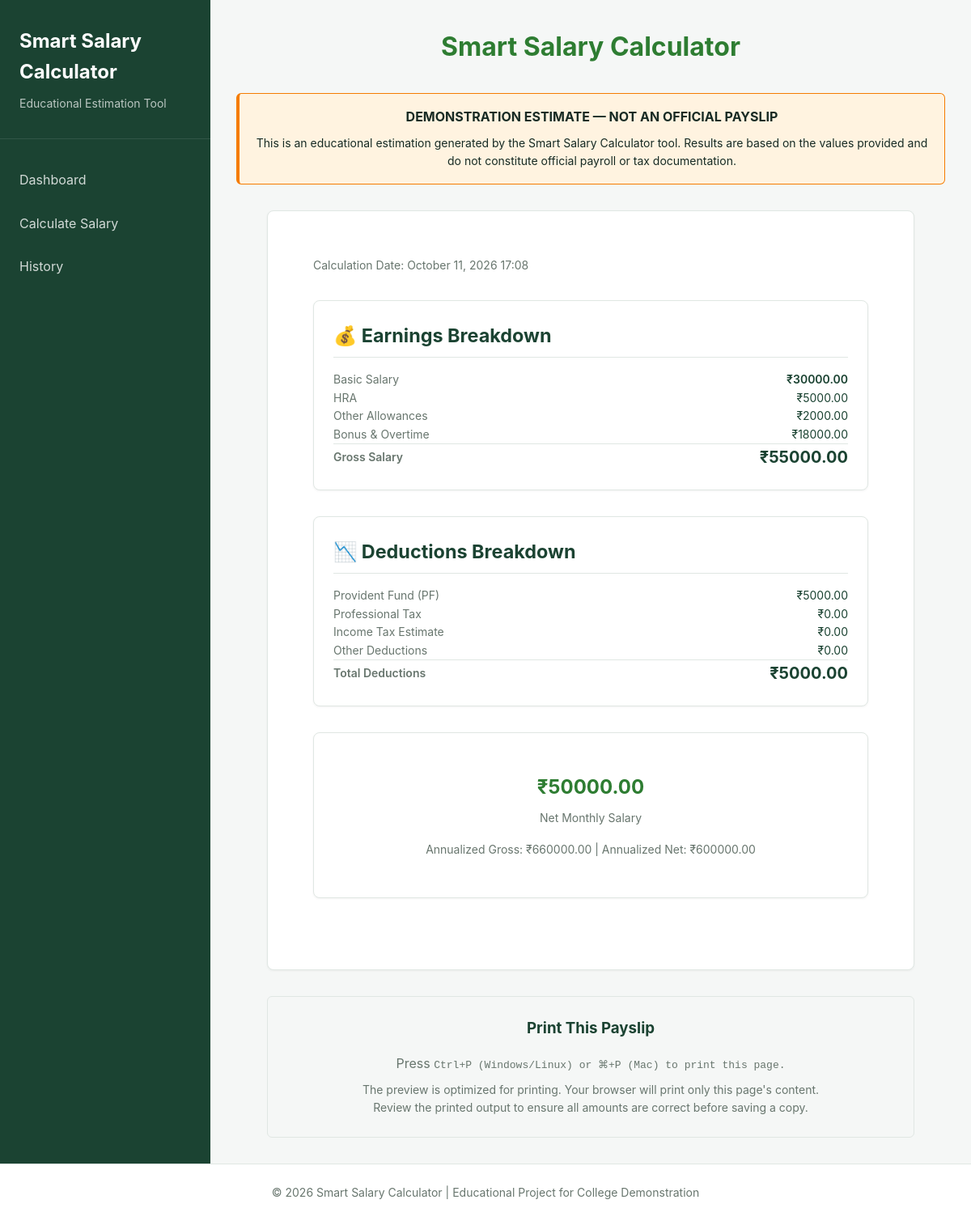
Page /calculation/9/payslip/ on the committed database.
### calculator/models.py (models this page shows, shortened)
class SalaryCalculation(models.Model):
    created_at = models.DateTimeField(
        auto_now_add=True, help_text="Timestamp when this calculation was created"
    )
    label = models.CharField(
        max_length=200,
        blank=True,
        null=True,
        help_text="Optional descriptive label for this calculation",
    )
    basic_salary = models.DecimalField(
        max_digits=12,
        decimal_places=2,
        help_text="Monthly basic salary",
    )
    hra = models.DecimalField(
        max_digits=12,
        decimal_places=2,
        default=Decimal("0.00"),
        help_text="House Rent Allowance",
    )
    other_allowances = models.DecimalField(
        max_digits=12,
        decimal_places=2,
        default=Decimal("0.00"),
        help_text="Other monthly allowances",
    )
    bonus_overtime = models.DecimalField(
        max_digits=12,
        decimal_places=2,
        default=Decimal("0.00"),
        help_text="Bonus and overtime pay",
    )
    pf_deduction = models.DecimalField(
        max_digits=12,
        decimal_places=2,
        default=Decimal("0.00"),
        help_text="Provident Fund deduction",
    )
    professional_tax = models.DecimalField(
        max_digits=12,
        decimal_places=2,
        default=Decimal("0.00"),
        help_text="Professional tax deduction",
    )
    income_tax_estimate = models.DecimalField(
        max_digits=12,
        decimal_places=2,
        default=Decimal("0.00"),
        help_text="Estimated income tax deduction",
    )
    other_deductions = models.DecimalField(
        max_digits=12,
        decimal_places=2,
        default=Decimal("0.00"),
        help_text="Other deductions",
    )
    gross_salary = models.DecimalField(
        max_digits=12,
        decimal_places=2,
        help_text="Calculated gross salary (snapshot)",
    )
    total_deductions = models.DecimalField(
        max_digits=12,
        decimal_places=2,
        help_text="Calculated total deductions (snapshot)",
    )
    net_salary = models.DecimalField(
        max_digits=12,
        decimal_places=2,
        help_text="Calculated net salary (snapshot)",
    )
    class Meta:
        ordering = ["-created_at"]
        verbose_name = "Salary Calculation"
        verbose_name_plural = "Salary Calculations"

### calculator/views.py (the view)
# urls.py: path('calculation/<int:calc_id>/payslip/', calculator_views.payslip_preview, name='payslip'),
@csrf_protect
def payslip_preview(request, calc_id):
    calc = get_object_or_404(SalaryCalculation, id=calc_id)
    monthly_gross = calc.gross_salary
    monthly_net = calc.net_salary
    annualized_gross = monthly_gross * 12
    annualized_net = monthly_net * 12
    context = {
        'calc': calc,
        'annualized_gross': annualized_gross,
        'annualized_net': annualized_net,
    }
    return render(request, 'calculator/payslip.html', context)

### templates/calculator/payslip.html (shortened to what this page needs)
{% extends 'base.html' %}
{% block content %}
<div class="page-header" style="text-align: center; margin-bottom: 2rem;">
    <h1 class="page-title" style="color: var(--primary-green);">Smart Salary Calculator</h1>
</div>
<div class="print-disclaimer" style="background: #FFF3E0; border: 1px solid var(--warning-color); border-left: 4px solid var(--warning-color); border-radius: 6px; padding: 1rem; text-align: center; margin-bottom: 2rem;">
    <strong>DEMONSTRATION ESTIMATE — NOT AN OFFICIAL PAYSLIP</strong>
    <p style="margin-top: 0.5rem; font-size: 0.875rem; color: var(--main-text);">
        This is an educational estimation generated by the Smart Salary Calculator tool.
        Results are based on the values provided and do not constitute official payroll or tax documentation.
    </p>
</div>
<div class="card" style="max-width: 800px; margin: 0 auto;">
    <div class="card-body" style="padding: 2rem;">
        <div style="margin-bottom: 2rem;">
            <p style="font-size: 0.875rem; color: var(--secondary-text); margin-bottom: 0.5rem;">
                Calculation Date: {{ calc.created_at|date:"F j, Y H:i" }}
            </p>
        </div>
        <div class="card" style="margin: 2rem 0;">
            <div class="card-header" style="color: var(--dark-green); border-bottom: 1px solid var(--border-color); padding-bottom: 0.5rem;">
                <h3 style="margin-bottom: 0;">💰 Earnings Breakdown</h3>
            </div>
            <div class="card-body" style="color: var(--main-text);">
                <table style="width: 100%; border-collapse: collapse;">
                    <tbody>
                        <tr>
                            <td style="width: 40%; padding-right: 2rem; font-size: 0.875rem; color: var(--secondary-text);">Basic Salary</td>
                            <td style="text-align: right; font-size: 0.875rem; font-weight: 600; color: var(--dark-green);">₹{{ calc.basic_salary }}</td>
                        </tr>
                        <tr>
                            <td style="width: 40%; padding-right: 2rem; font-size: 0.875rem; color: var(--secondary-text);">HRA</td>
                            <td style="text-align: right; font-size: 0.875rem; color: var(--dark-green);">₹{{ calc.hra }}</td>
                        </tr>
                        <tr>
                            <td style="width: 40%; padding-right: 2rem; font-size: 0.875rem; color: var(--secondary-text);">Other Allowances</td>
                            <td style="text-align: right; font-size: 0.875rem; color: var(--dark-green);">₹{{ calc.other_allowances }}</td>
                        </tr>
                        <tr>
                            <td style="width: 40%; padding-right: 2rem; font-size: 0.875rem; color: var(--secondary-text);">Bonus & Overtime</td>
                            <td style="text-align: right; font-size: 0.875rem; color: var(--dark-green);">₹{{ calc.bonus_overtime }}</td>
                        </tr>
                        <tr style="border-top: 1px solid var(--border-color); padding-top: 1rem; margin-top: 1rem;">
                            <td style="font-size: 0.875rem; color: var(--secondary-text); font-weight: 600;">Gross Salary</td>
                            <td style="text-align: right; font-size: 1.25rem; font-weight: 700; color: var(--dark-green);"><strong>₹{{ calc.gross_salary }}</strong></td>
                        </tr>
                    </tbody>
                </table>
            </div>
        </div>
        <div class="card" style="margin: 2rem 0;">
            <div class="card-header" style="color: var(--dark-green); border-bottom: 1px solid var(--border-color); padding-bottom: 0.5rem;">
                <h3 style="margin-bottom: 0;">📉 Deductions Breakdown</h3>
            </div>
            <div class="card-body" style="color: var(--main-text);">
                <table style="width: 100%; border-collapse: collapse;">
                    <tbody>
                        <tr>
                            <td style="width: 40%; padding-right: 2rem; font-size: 0.875rem; color: var(--secondary-text);">Provident Fund (PF)</td>
                            <td style="text-align: right; font-size: 0.875rem; color: var(--dark-green);">₹{{ calc.pf_deduction }}</td>
                        </tr>
                        <tr>
                            <td style="width: 40%; padding-right: 2rem; font-size: 0.875rem; color: var(--secondary-text);">Professional Tax</td>
                            <td style="text-align: right; font-size: 0.875rem; color: var(--dark-green);">₹{{ calc.professional_tax }}</td>
                        </tr>
                        <tr>
                            <td style="width: 40%; padding-right: 2rem; font-size: 0.875rem; color: var(--secondary-text);">Income Tax Estimate</td>
                            <td style="text-align: right; font-size: 0.875rem; color: var(--dark-green);">₹{{ calc.income_tax_estimate }}</td>
                        </tr>
                        <tr>
                            <td style="width: 40%; padding-right: 2rem; font-size: 0.875rem; color: var(--secondary-text);">Other Deductions</td>
                            <td style="text-align: right; font-size: 0.875rem; color: var(--dark-green);">₹{{ calc.other_deductions }}</td>
                        </tr>
                        <tr style="border-top: 1px solid var(--border-color); padding-top: 1rem; margin-top: 1rem;">
                            <td style="font-size: 0.875rem; color: var(--secondary-text); font-weight: 600;">Total Deductions</td>
                            <td style="text-align: right; font-size: 1.25rem; font-weight: 700; color: var(--dark-green);"><strong>₹{{ calc.total_deductions }}</strong></td>
                        </tr>
                    </tbody>
                </table>
            </div>
        </div>
        <div class="card" style="margin: 2rem 0; text-align: center;">
            <div class="card-body" style="padding: 1.5rem;">
                <div style="font-size: 1.5rem; font-weight: 700; color: var(--primary-green); margin-bottom: 0.5rem;">₹{{ calc.net_salary }}</div>
                <div style="font-size: 0.875rem; color: var(--secondary-text);">Net Monthly Salary</div>
                {% if calc.gross_salary > 0 %}
                <div style="margin-top: 1rem; font-size: 0.875rem; color: var(--secondary-text);">
                    Annualized Gross: ₹{{ annualized_gross }} | Annualized Net: ₹{{ annualized_net }}
                </div>
                {% else %}
                <div style="margin-top: 1rem; font-size: 0.875rem; color: var(--secondary-text);">
                    Annualized values assume zero gross salary.
                </div>
                {% endif %}
            </div>
        </div>
    </div>
</div>
<div class="print-instructions" style="background: #F5F7F6; border: 1px solid var(--border-color); border-radius: 6px; padding: 1.5rem; text-align: center; margin-top: 2rem; max-width: 800px; margin-left: auto; margin-right: auto;">
    <h3 style="margin-top: 0; margin-bottom: 1rem; color: var(--dark-green);">Print This Payslip</h3>
    <p style="color: var(--secondary-text); margin-bottom: 0.5rem;">
        Press <kbd>Ctrl+P</kb> (Windows/Linux) or <kbd>⌘+P</kb> (Mac) to print this page.
    </p>
    <p style="color: var(--secondary-text); font-size: 0.875rem;">
        The preview is optimized for printing. Your browser will print only this page's content.
    </p>
    <p style="color: var(--secondary-text); font-size: 0.875rem;">
        Review the printed output to ensure all amounts are correct before saving a copy.
    </p>
</div>
{% endblock %}

### static/css/style.css (style rules this page uses)
:root { --primary-green: #2E7D32; --dark-green: #1B4332; --main-text: #172B24; --page-bg: #F5F7F6; --card-bg: #FFFFFF; --border-color: #E0E7E3; --secondary-text: #68766E; --error-color: #C62828; --warning-color: #F57C00; --success-color: #2E7D32; }
* { margin: 0; padding: 0; box-sizing: border-box; }
body { font-family: -apple-system, BlinkMacSystemFont, 'Segoe UI', 'Roboto', 'Oxygen', 'Ubuntu', 'Cantarell', sans-serif; background-color: var(--page-bg); color: var(--main-text); line-height: 1.6; min-height: 100vh; display: flex; flex-direction: column; }
.page-header { margin-bottom: 2rem; }
.page-title { font-size: 2rem; font-weight: 700; color: var(--dark-green); margin-bottom: 0.5rem; }
.card { background-color: var(--card-bg); border: 1px solid var(--border-color); border-radius: 8px; padding: 1.5rem; margin-bottom: 1.5rem; box-shadow: 0 1px 3px rgba(0, 0, 0, 0.05); }
.card-header { font-size: 1.25rem; font-weight: 600; color: var(--dark-green); margin-bottom: 1rem; }
.card-body { color: var(--main-text); }

### rows in the picture
SalaryCalculation: created_at "October 11, 2026 17:08", basic_salary "30000.00", hra "5000.00", other_allowances "2000.00", bonus_overtime "18000.00", gross_salary "55000.00", pf_deduction "5000.00", professional_tax "0.00", income_tax_estimate "0.00", other_deductions "0.00", total_deductions "5000.00", net_salary "50000.00"

### other values in the picture
{{ annualized_gross }} "660000.00"
{{ annualized_net }} "600000.00"
